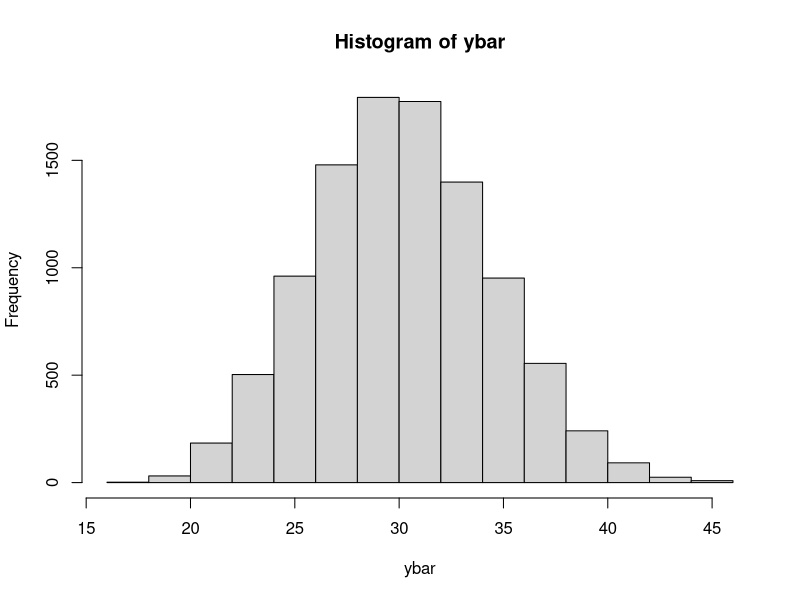

The R source for this figure:
# 2.8 Computing notes
set.seed(506)
y <- trees$Volume
N <- 31
n <- 10
s <- sample(1:N, n)
s

y[s]
mean(y[s])

s <- sample(1:N, n)
s
mean(y[s])
mu <- mean(y)
mu

b <- 6
ybar <- numeric(6)

# simulation of the sample mean
for (k in 1:b){
  s <- sample(1:N, n)
  ybar[k] <- mean(y[s])
}

ybar

b <- 10000
for (k in 1:b){
  s <- sample(1:N, n)
  ybar[k] <- mean(y[s])
}
hist(ybar)
mean(ybar)
var(ybar)
(1-n/N)*var(y)/n
sd(ybar)
sqrt((1-n/N)*var(y)/n)
mean((ybar - mu)^2)
